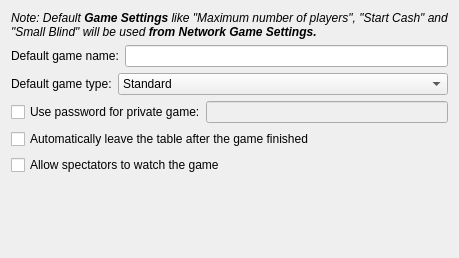
           <widget class="QWidget" name="tab_5">
            <attribute name="title">
             <string>Game</string>
            </attribute>
            <layout class="QGridLayout" name="gridLayout_5">
             <item row="0" column="0">
              <widget class="QLabel" name="label_43">
               <property name="text">
                <string>&lt;html&gt;&lt;head&gt;&lt;meta name=&quot;qrichtext&quot; content=&quot;1&quot; /&gt;&lt;style type=&quot;text/css&quot;&gt;
p, li { white-space: pre-wrap; }
&lt;/style&gt;&lt;/head&gt;&lt;body style=&quot;font-weight:400; font-style:normal;&quot;&gt;
&lt;p style=&quot; margin-top:0px; margin-bottom:0px; margin-left:0px; margin-right:0px; -qt-block-indent:0; text-indent:0px;&quot;&gt;&lt;span style=&quot; font-style:italic;&quot;&gt;Note: Default &lt;/span&gt;&lt;span style=&quot; font-weight:600; font-style:italic;&quot;&gt;Game Settings&lt;/span&gt;&lt;span style=&quot; font-style:italic;&quot;&gt; like &quot;Maximum number of players&quot;, &quot;Start Cash&quot; and &quot;Small Blind&quot; will be used &lt;/span&gt;&lt;span style=&quot; font-weight:600; font-style:italic;&quot;&gt;from Network Game Settings.&lt;/span&gt;&lt;/p&gt;&lt;/body&gt;&lt;/html&gt;</string>
               </property>
               <property name="wordWrap">
                <bool>true</bool>
               </property>
              </widget>
             </item>
             <item row="1" column="0">
              <layout class="QHBoxLayout" name="horizontalLayout_8">
               <item>
                <widget class="QLabel" name="label_23">
                 <property name="text">
                  <string>Default game name:</string>
                 </property>
                </widget>
               </item>
               <item>
                <widget class="QLineEdit" name="lineEdit_internetGameName"/>
               </item>
              </layout>
             </item>
             <item row="2" column="0">
              <layout class="QHBoxLayout" name="horizontalLayout_6">
               <item>
                <widget class="QLabel" name="label_17">
                 <property name="text">
                  <string>Default game type:</string>
                 </property>
                </widget>
               </item>
               <item>
                <widget class="QComboBox" name="comboBox_internetGameType">
                 <property name="sizePolicy">
                  <sizepolicy hsizetype="MinimumExpanding" vsizetype="Fixed">
                   <horstretch>0</horstretch>
                   <verstretch>0</verstretch>
                  </sizepolicy>
                 </property>
                 <item>
                  <property name="text">
                   <string>Standard</string>
                  </property>
                  <property name="icon">
                   <iconset resource="resources/pokerth.qrc">
                    <normaloff>:/gfx/player_play.png</normaloff>:/gfx/player_play.png</iconset>
                  </property>
                 </item>
                 <item>
                  <property name="text">
                   <string>Registered players only</string>
                  </property>
                  <property name="icon">
                   <iconset resource="resources/pokerth.qrc">
                    <normaloff>:/gfx/registered.png</normaloff>:/gfx/registered.png</iconset>
                  </property>
                 </item>
                 <item>
                  <property name="text">
                   <string>PRIVATE POKER TABLE(TM)</string>
                  </property>
                  <property name="icon">
                   <iconset resource="resources/pokerth.qrc">
                    <normaloff>:/gfx/list_add_user.png</normaloff>:/gfx/list_add_user.png</iconset>
                  </property>
                 </item>
                 <item>
                  <property name="text">
                   <string>Ranking game</string>
                  </property>
                  <property name="icon">
                   <iconset resource="resources/pokerth.qrc">
                    <normaloff>:/gfx/cup.png</normaloff>:/gfx/cup.png</iconset>
                  </property>
                 </item>
                </widget>
               </item>
              </layout>
             </item>
             <item row="3" column="0">
              <layout class="QHBoxLayout" name="horizontalLayout_2">
               <property name="spacing">
                <number>0</number>
               </property>
               <item>
                <widget class="QCheckBox" name="checkBox_UseInternetGamePassword">
                 <property name="text">
                  <string>Use password for private game:</string>
                 </property>
                 <property name="icon">
                  <iconset resource="resources/pokerth.qrc">
                   <normaloff>:/gfx/lock.png</normaloff>:/gfx/lock.png</iconset>
                 </property>
                </widget>
               </item>
               <item>
                <widget class="QLineEdit" name="lineEdit_InternetGamePassword">
                 <property name="enabled">
                  <bool>false</bool>
                 </property>
                 <property name="echoMode">
                  <enum>QLineEdit::Password</enum>
                 </property>
                </widget>
               </item>
              </layout>
             </item>
             <item row="6" column="0">
              <spacer name="spacer">
               <property name="orientation">
                <enum>Qt::Vertical</enum>
               </property>
               <property name="sizeHint" stdset="0">
                <size>
                 <width>437</width>
                 <height>72</height>
                </size>
               </property>
              </spacer>
             </item>
             <item row="4" column="0">
              <widget class="QCheckBox" name="checkBox_InetGame_AutoLeaveTheTableAfterGameFinished">
               <property name="text">
                <string>Automatically leave the table after the game finished</string>
               </property>
              </widget>
             </item>
             <item row="5" column="0">
              <widget class="QCheckBox" name="checkBox_allowSpectators">
               <property name="text">
                <string>Allow spectators to watch the game</string>
               </property>
              </widget>
             </item>
            </layout>
           </widget>
